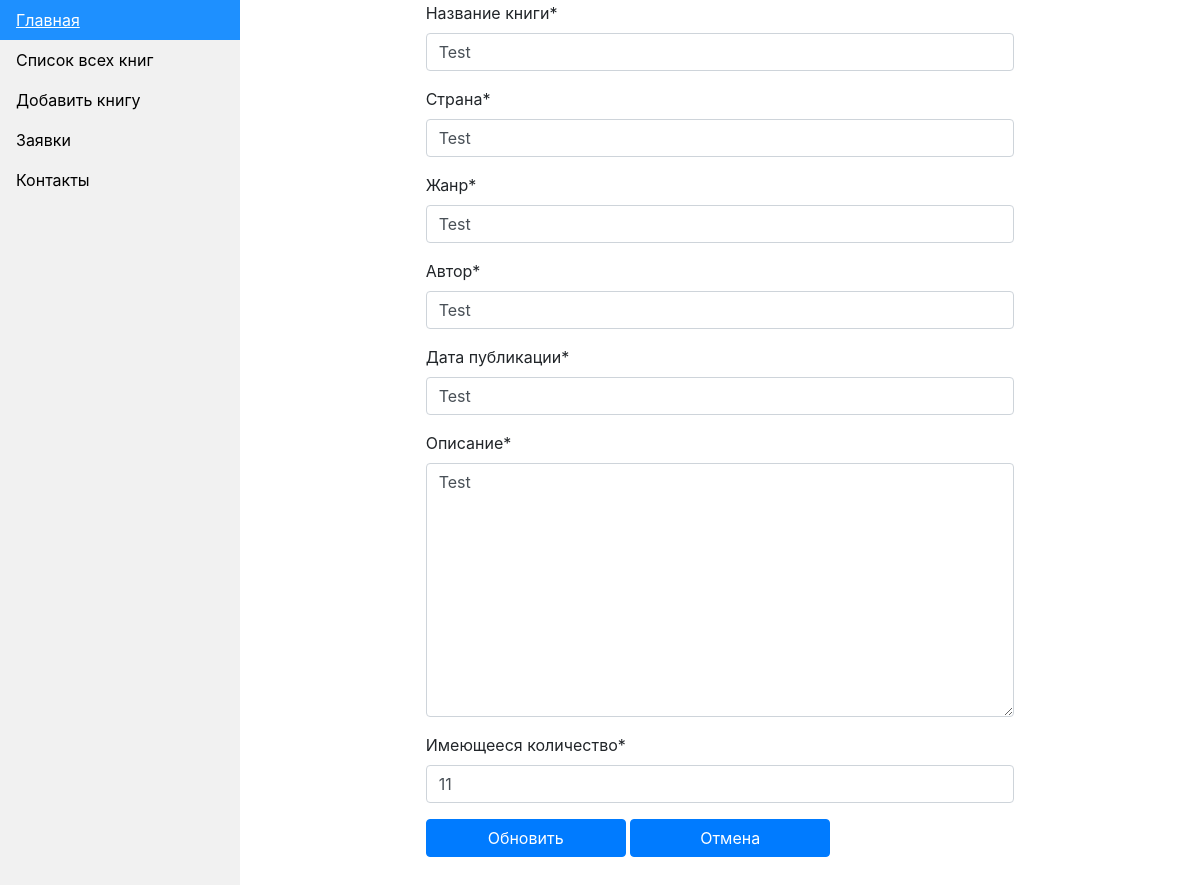
Page /book_update/1/ on the committed database.
### main_app/models.py (models this page shows, shortened)
class BookModel(models.Model):
    title = models.CharField(max_length=64, verbose_name='Название книги')
    country = models.CharField(max_length=32, verbose_name='Страна')
    genre = models.CharField(max_length=32, verbose_name='Жанр')
    author = models.CharField(max_length=64, verbose_name='Автор')
    year = models.CharField(max_length=32, verbose_name='Дата публикации')
    description = models.TextField(verbose_name='Описание')
    amount_in_stock = models.IntegerField(verbose_name='Имеющееся количество')

### main_app/views.py (the view)
# urls.py: path('book_update/<int:pk>/', views.BookUpdate.as_view(), name='book_update'),
class BookUpdate(UpdateView):
    template_name = 'books/book_post.html'
    model = BookModel
    form_class = BookForm

### main_app/forms.py
class BookForm(forms.ModelForm):
    class Meta:
        model = BookModel
        fields = '__all__'

### templates/books/book_post.html (shortened to what this page needs)
{% extends 'base.html' %}
{% load crispy_forms_filters %}
{% load static %}
{% block content %}
    <section class="site-section" id="next-section">
        <div class="container">
            <div class="row justify-content-center">
                <div class="col-lg-8 mb-5 mb-lg-0">
                    <form action="" method="POST" class="">
                        {{ form|crispy }}
                        <div class="row form-group">
                            <div class="col-md-12">
                                {% if form.instance.id %}
                                    <input type="submit" value="Обновить" class="btn btn-primary btn-md text-white" style="width: 200px">
                                    <a class="btn btn-primary" style="width: 200px" href="{% url 'book_single' object.id %}">Отмена</a>
                                {% else %}
                                    <input type="submit" value="Создать" class="btn btn-primary btn-md text-white" style="width: 200px">
                                {% endif %}
                                    </div>
                                </div>
                        </form>
                    </div>
                </div>
            </div>
        </section>
{% endblock %}

### templates/base.html (style rules this page uses)
body { margin: 0; }

### rows in the picture
BookModel: title "Test", country "Test", genre "Test", author "Test", year "Test", description "Test", amount_in_stock "11"
